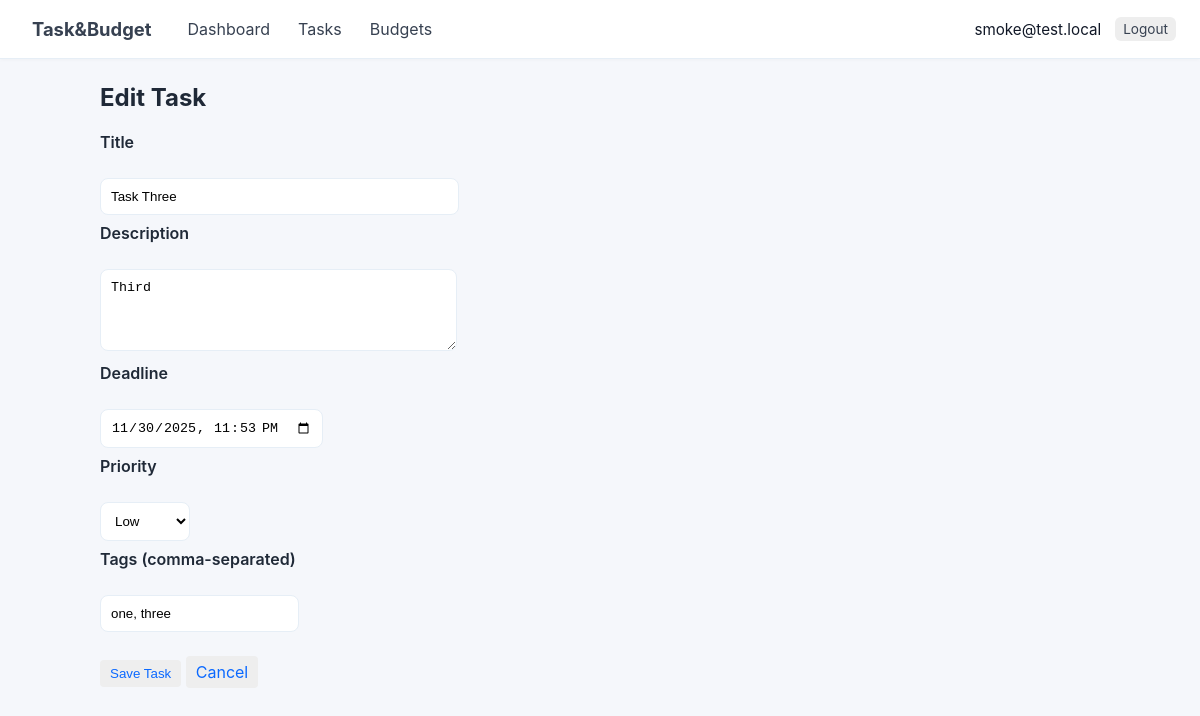
The page /tasks/edit/26?next=/tasks? (signed in) on the database its author committed.
### models.py (models this page shows, shortened)
    class User(UserMixin, db.Model):
        id = db.Column(db.Integer, primary_key=True)
        email = db.Column(db.String(150), unique=True, nullable=False)
        password = db.Column(db.String(150), nullable=False)
        currency = db.Column(db.String(10), default='USD')
        tasks = db.relationship('Task', backref='user', lazy=True)
        budgets = db.relationship('Budget', backref='user', lazy=True)

    class Task(db.Model):
        id = db.Column(db.Integer, primary_key=True)
        title = db.Column(db.String(100), nullable=False)
        description = db.Column(db.Text, nullable=True)
        deadline = db.Column(db.DateTime, nullable=False)
        priority = db.Column(db.String(10), default='Medium')
        status = db.Column(db.String(20), default='pending')
        created_at = db.Column(db.DateTime, default=datetime.utcnow)
        user_id = db.Column(db.Integer, db.ForeignKey('user.id'), nullable=False)

### app.py (the view, shortened to what this page needs)
@app.route("/tasks/edit/<int:task_id>", methods=["GET", "POST"])
@login_required
def edit_task(task_id):
    task = Task.query.get_or_404(task_id)
    if task.user_id != current_user.id:
        flash("Not authorized.", "danger")
        return redirect(url_for("tasks"))
    form = TaskForm()
    if not form.is_submitted():
        form.title.data = task.title
        form.description.data = task.description
        form.deadline.data = task.deadline
        form.priority.data = task.priority
        existing_tags = ', '.join([tag.name for tag in task.tags_rel])
        form.tags.data = existing_tags
    return render_template("edit_task.html", form=form, task=task)

### forms.py
class TaskForm(FlaskForm):
    title = StringField('Title', validators=[DataRequired(), Length(max=100)])
    description = TextAreaField('Description')
    deadline = DateTimeLocalField(
        'Deadline',
        format='%Y-%m-%dT%H:%M',
        validators=[DataRequired()]
    )
    priority = SelectField('Priority', choices=[('Low','Low'), ('Medium','Medium'), ('High','High')], default='Medium')
    tags = StringField('Tags (comma-separated)', validators=[Length(max=200)])
    submit = SubmitField('Save Task')

### app.py (called while the page is built)
@login_manager.user_loader
def load_user(user_id):
    try:
        return db.session.get(User, int(user_id))
    except Exception:
        return None

@app.context_processor
def global_vars():
    return dict(now_ist=now_ist_naive)

### templates/edit_task.html (shortened to what this page needs)
{% extends "base.html" %}
{% block content %}
<h2>Edit Task</h2>
<form method="POST">
    <div>
        {{ form.title.label }}<br>
        {{ form.title(size=40, class="input") }}
    </div>
    <div>
        {{ form.description.label }}<br>
        {{ form.description(rows=4, cols=40, class="input") }}
    </div>
    <div>
    {{ form.deadline.label }}<br>
    {{ form.deadline(class="input", required=True) }}
</div>
    <div>
        {{ form.priority.label }}<br>
        {{ form.priority(class="input") }}
    </div>
    <div>
        {{ form.tags.label }}<br>
        {{ form.tags(class="input", placeholder="tag1, tag2", id='tags-input-edit', list='tag-suggestions-edit') }}
    </div>
    <br>
    {{ form.submit(class="btn primary") }}
    <a href="{{ url_for('tasks') }}" class="btn secondary">Cancel</a>
</form>
{% endblock %}

### templates/base.html (shortened to what this page needs)
<!DOCTYPE html>
<html lang="en">
<head>
    <link rel="stylesheet" href="{{ url_for('static', filename='styles.css') }}">
</head>
<body>
    <header>
        <nav class="topbar">
            <div class="nav-left">
    <a class="brand" href="{{ url_for('dashboard') }}">Task&amp;Budget</a>
    {% if current_user.is_authenticated %}
        <a href="{{ url_for('dashboard') }}">Dashboard</a>
        <a href="{{ url_for('tasks') }}">Tasks</a>
        <a href="{{ url_for('budgets') }}">Budgets</a>
    {% endif %}
</div>
            <div class="nav-right">
                {% if current_user.is_authenticated %}
                    <span class="user-email">{{ current_user.email }}</span>
                    <a class="btn small" href="{{ url_for('logout') }}">Logout</a>
                {% else %}
                    <a class="btn" href="{{ url_for('login') }}">Login</a>
                    <a class="btn" href="{{ url_for('register') }}">Register</a>
                {% endif %}
            </div>
        </nav>
    </header>
    <main class="container">
        {% block content %}{% endblock %}
    </main>
</body>
</html>

### static/styles.css (style rules this page uses)
body { font-family: Arial, sans-serif; margin: 20px; }
body { font-family: Inter, Arial, sans-serif; margin: 0; background: #f5f7fb; color: #1f2937; }
.container { max-width: 1000px; margin: 24px auto; padding: 0 16px; }
.topbar { display:flex; justify-content:space-between; align-items:center; padding:12px 24px; background:#ffffff; border-bottom:1px solid #e6eef6; box-shadow:0 1px 4px rgba(16,24,40,0.03); }
.topbar .nav-left { display:flex; gap:12px; align-items:center; }
.brand { font-weight:700; color:#0b69ff; text-decoration:none; font-size:1.15rem; margin-right:8px; }
.topbar a { color:#374151; text-decoration:none; padding:6px 8px; border-radius:6px; }
.topbar .nav-right { display:flex; gap:8px; align-items:center; }
.user-email { font-size:0.95rem; color:#111827; margin-right:6px; }
.btn { padding:8px 12px; border-radius:6px; background:#eef2ff; border:1px solid #e0e7ff; color:#0b69ff; cursor:pointer; text-decoration:none; }
.btn.small { padding:6px 8px; font-size:0.85rem; }
.btn { padding:6px 10px; border-radius:4px; background:#eee; border:none; cursor:pointer; }
.btn.small { padding:4px 8px; font-size:0.85em; }
form div { margin-bottom:8px; }
input, textarea, select { padding:10px; border:1px solid #e6eef6; border-radius:8px; background:#fff; }
form label { font-weight:600; display:block; margin-bottom:6px; }

### rows shown on the page
User: email "smoke@test.local"
Task: title "Task Three", description "Third", deadline "11/30/2025 23:53", priority "Low", tags "one, three"
